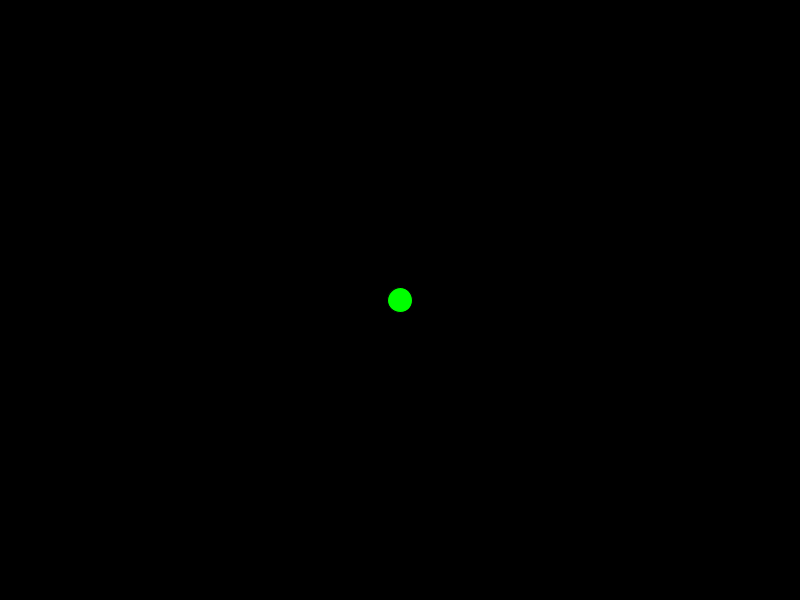
Frame 1 (no input)
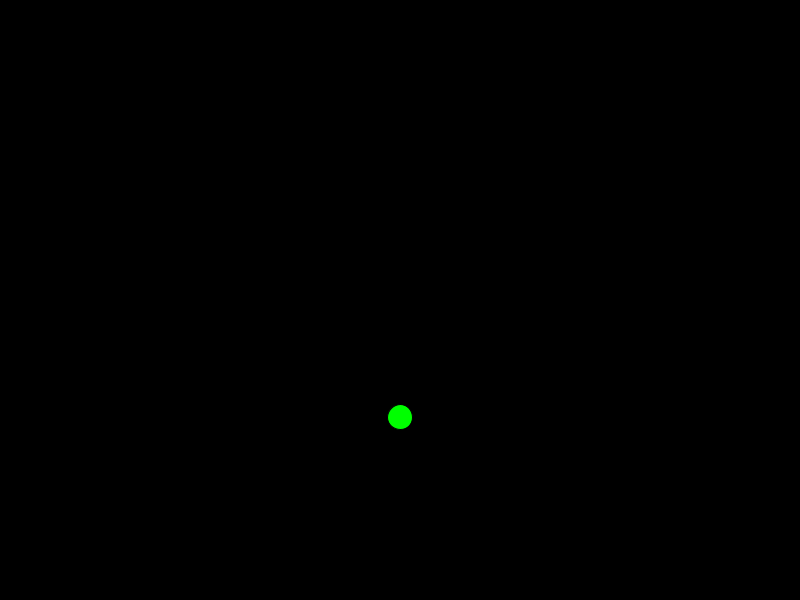
Frame 60 (the mouse pressed at the canvas centre just before this capture)
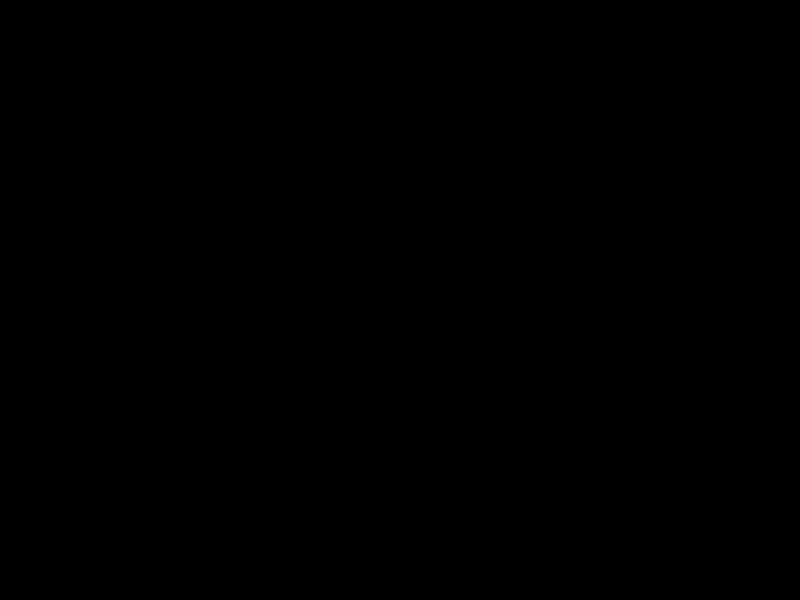
Frame 120 (the mouse held since frame 60 and released just before this capture)

The Processing sketch that drew these frames (run headless with seeded random() and noise(); from frame 60 on, the mouse is pressed at the canvas centre):

// Processing sketch: sketch_1a_particula_con_euler
// ── sketch_1a_particula_con_euler.pde
// Un 1er sistema de particulas
// Solver Euler
// Se trata de 1 particula que sube y luego cae
// Variables
PVector posicion, velocidad, aceleracion, fuerza, ultimaPos;
float deltaT, masa;
// Setup
void setup(){
  size(800,600);
  // Inicializar la particula
  // Posicion inicial, velocidad inicial, masa...
  posicion = new PVector(width/2.0,height/2.0); // S.I. son m
  velocidad = new PVector(10.0,-50.0); // S.I. son m/s
  aceleracion = new PVector(0.0,0.0); // S.I. son m/s2
  fuerza = new PVector(0.0,0.0); // S.I. son N;
  ultimaPos = posicion;
  masa = 1.0; // Unidades S.I. osea kg
  // Inicializar los parámetros de simulación
  deltaT = 0.04; // Unidades S.I. osea segundos
}

// Draw
void draw(){
  background(0);
  // Calcular
  solverVerlet();
  // Pintar
  fill(0,255,0);
  ellipse(posicion.x,posicion.y,masa*25.0,masa*25.0);
}

// Funciones
void solverVerlet(){

  // 0) Limpiar y dar valores a la fuerza
  // 1) Aceleración = Fuerza / Masa
  // 2) Nueva velocidad = Velocidad ant + Aceleración * Dt
  // 3) Nueva posición = Posición ant + Velocidad ant * Dt
  fuerza.x=0.0; // Imprescindible!!!
  fuerza.y=0.0; // Super importante!!!
  fuerza.x=0.0; // De momento sólo gravedad
  fuerza.y=0.8f; // De momento sólo gravedad
  aceleracion.x=fuerza.x/masa;
  aceleracion.y=fuerza.y/masa;
  
  PVector _lastPos = new PVector(0,0);
  _lastPos = posicion;
  //Hacemos la formula del solver de verlet que es, posicion = posicion*2 - ultimaPos + aceleracion * (delta * 2 (delta al cuadrado)) 
  posicion = new PVector(posicion.x * 2 - ultimaPos.x + aceleracion.x * (deltaT * 2) // Esta es la X
                        , posicion.y * 2 - ultimaPos.y + aceleracion.y * (deltaT * 2)); // Esta la Y
  ultimaPos = _lastPos;

}
